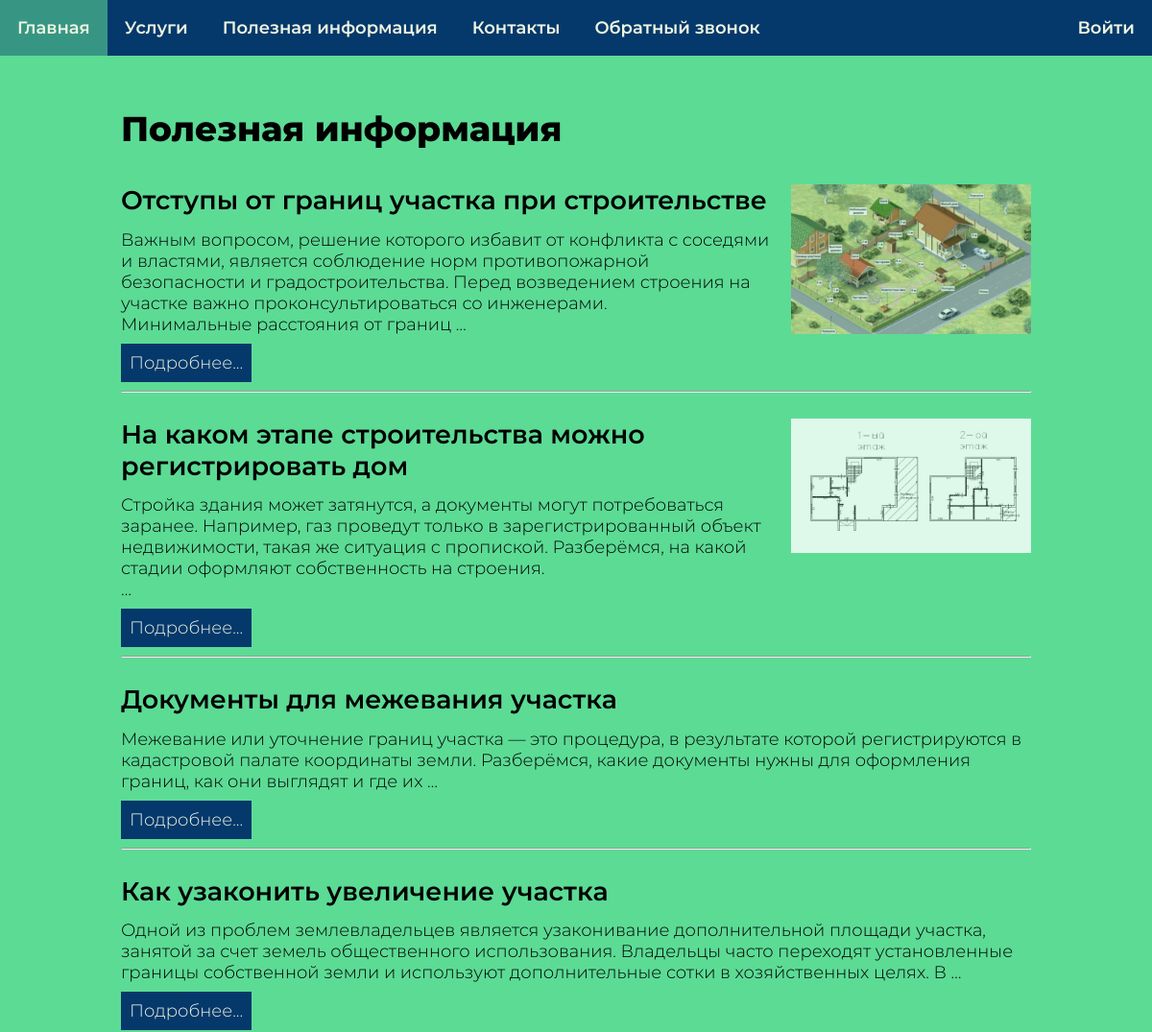
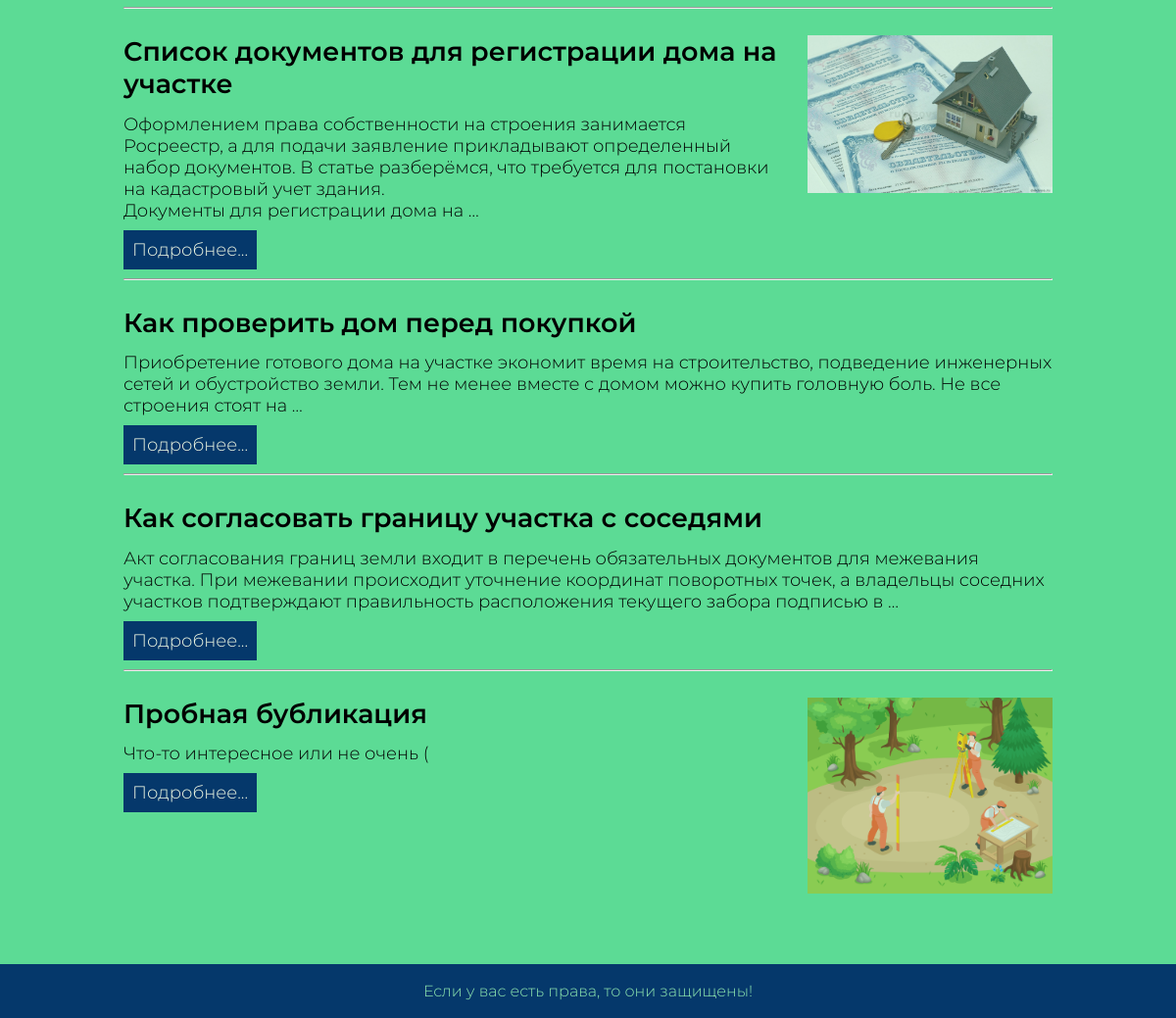
Screenshot of /useful_info/ with the database file from the repository (2 pictures, top to bottom).
### geodesy/models.py (models this page shows, shortened)
class Info(models.Model):
    title = models.CharField(max_length=255, verbose_name='Заголовок')
    slug = models.SlugField(max_length=255, unique=True, db_index=True)
    images = models.ImageField(upload_to='images/', default=None, blank=True, null=True, verbose_name='Изображение')
    content = models.TextField(blank=True)
    time_create = models.DateTimeField(auto_now_add=True, verbose_name='Время создания')
    time_update = models.DateTimeField(auto_now=True, verbose_name='Время изменения')
    is_published = models.BooleanField(default=True, verbose_name='Статус')
    objects = models.Manager()            # стандартный manager записей
    published = PublishedManager()      # только опубликованные записи manager
    class Meta:
        verbose_name = "Публикации"         # отображение в админке
        verbose_name_plural = "Публикации"
    def get_absolute_url(self):
        return reverse('post', kwargs={'post_slug': self.slug})

### geodesy/views.py (the view)
# urls.py: path('useful_info/', views.useful_info, name='info'),
def useful_info(request):
    posts = Info.published.all()    # выбираются все разрешенные посты
    data = {
        'title': 'Полезная информация',
        'posts': posts
    }
    return render(request, 'geodesy/useful_info.html', context=data)

### geodesy/context_processors.py (called while the page is built)
def get_geodesy_context(request):
    return {'mainmenu': menu}

### geodesy/models.py (called while the page is built)
    def get_queryset(self):
        return super().get_queryset().filter(is_published=1)

### geodesy/templates/geodesy/useful_info.html
{% extends 'base.html' %}
{% block content %}
<h1>{{title}}</h1>
<ul class="post">
    {% for p in posts %}
    {% if p.images %}
    <p><img class="img-useful" src="{{p.images.url}}"></p>
    {% endif %}
    <li><h2>{{p.title}}</h2>
        <p>{{ p.content|linebreaks|truncatewords:30 }}</p>
        <p class="link"><a href="{{ p.get_absolute_url }}">Подробнее...</a></p>
        {% if not forloop.last %}
        <hr>
        {% endif %}
    </li>
    {% endfor %}
</ul>
{% endblock %}

### templates/base.html (shortened to what this page needs)
{% load static %}
<!DOCTYPE html>
<html lang="en">
<head>
    <link rel="stylesheet" href="{% static 'geodesy/css/styles.css' %}">
</head>
<body>
<div class="mainmenu">
    <ul>
        <li><a href="{% url 'home' %}">Главная</a></li>
        {% for m in mainmenu %}
        <li><a href="{% url m.url_name %}">{{m.title}}</a></li>
        {% endfor %}
    </ul>
    <ul class="last">
    {% if user.is_authenticated %}
    <li>
        <a href="{% url 'users:account' %}">{{ user.username }}</a>
        <form method="post" action="{% url 'users:logout' %}">
        {% csrf_token %}
        <button type="submit">Выйти</button>
        </form>
    </li>
    {% else %}
    <li><a href="{% url 'users:login' %}">Войти</a></li>
    {% endif %}
    </ul>
</div>
<div class="content">
    {% block content %} {% endblock %}
</div>
<div class="footer">
    <p>Если у вас есть права, то они защищены!</p>
</div>
</body>
</html>

### geodesy/static/geodesy/css/styles.css (style rules this page uses)
* { margin: 0; padding: 0; }
body { display: flex; flex-direction: column; min-height: 100vh; font-size: 18px; font-family: "Montserrat-Light"; }
.mainmenu { background-color: #05386b; width: 100%; display: flex; font-family: "Montserrat-SemiBold"; }
.last { margin-left: auto; }
.last li { display: flex; }
.mainmenu>ul { display: flex; list-style: none; }
.mainmenu a { display: block; padding: 1em; text-decoration: none; color: #edf5e1; }
.content { flex: 1; height: 100%; background-color: #5cdb95; padding-top: 3em; padding-bottom: 3em; padding-left: 7em; padding-right: 7em; }
.content>h1 { font-family: "Montserrat-ExtraBold"; padding-bottom: 1em; }
ul.post li { list-style: none; padding-bottom: 1.5em; }
h2 { font-family: "Montserrat-SemiBold"; padding-bottom: 0.5em; }
p.link { padding-bottom: 0.5em; padding-top: 0.5em; }
p.link a { background-color: #05386b; display: inline-block; padding: 0.5em; text-decoration: none; font-family: "Montserrat-Light"; color: #edf5e1; }
.img-useful { width: 250px; float: right; margin: 0em 0em 1em 1em; opacity: 0.8; }
.footer { padding: 1em; background-color: #05386b; }
.footer p { font-size: 16px; color: #8ee4af; text-align: center; }

### rows the page displays
Info: images (picture), title "Отступы от границ участка при строительстве", content "Важным вопросом, решение которого избавит от конфликта с соседями и властями, является соблюдение норм противопожарной безопасности и градостроительства. Перед возведением строения на участке важно проконсультироваться со инженерами. Минимальные расстояния от границ …"
Info: images (picture), title "На каком этапе строительства можно регистрировать дом", content "Стройка здания может затянутся, а документы могут потребоваться заранее. Например, газ проведут только в зарегистрированный объект недвижимости, такая же ситуация с пропиской. Разберёмся, на какой стадии оформляют собственность на строения. …"
Info: title "Документы для межевания участка", content "Межевание или уточнение границ участка — это процедура, в результате которой регистрируются в кадастровой палате координаты земли. Разберёмся, какие документы нужны для оформления границ, как они выглядят и где их …"
Info: title "Как узаконить увеличение участка", content "Одной из проблем землевладельцев является узаконивание дополнительной площади участка, занятой за счет земель общественного использования. Владельцы часто переходят установленные границы собственной земли и используют дополнительные сотки в хозяйственных целях. В …"
Info: images (picture), title "Список документов для регистрации дома на участке", content "Оформлением права собственности на строения занимается Росреестр, а для подачи заявление прикладывают определенный набор документов. В статье разберёмся, что требуется для постановки на кадастровый учет здания. Документы для регистрации дома на …"
Info: title "Как проверить дом перед покупкой", content "Приобретение готового дома на участке экономит время на строительство, подведение инженерных сетей и обустройство земли. Тем не менее вместе с домом можно купить головную боль. Не все строения стоят на …"
Info: title "Как согласовать границу участка с соседями", content "Акт согласования границ земли входит в перечень обязательных документов для межевания участка. При межевании происходит уточнение координат поворотных точек, а владельцы соседних участков подтверждают правильность расположения текущего забора подписью в …"
Info: images (picture), title "Пробная бубликация", content "Что-то интересное или не очень ("

### other values shown
{{ m.title }} "Услуги" "Полезная информация" "Контакты" "Обратный звонок"
{{ title }} "Полезная информация"
